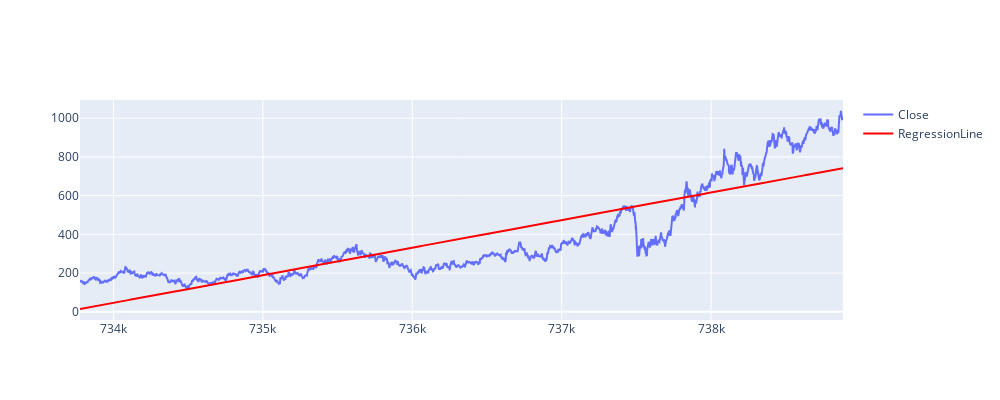

Notebook cell for this chart:
### Markdown cell above
Linear Regression

### Code cell
y = np.array(data['Close'])
X = pd.to_datetime(data['Close'].index).map(dt.datetime.toordinal)
X = np.array(X)
intercept, slope = np.polynomial.polynomial.polyfit(X, y, deg =1)
fig = go.Figure()
fig.add_trace(go.Scatter(x=X,y=y,mode = 'lines',name = 'Close'))
fig.add_trace(go.Scatter(x=X,y=slope*X+intercept, mode = 'lines',line=dict(color='Red'), name= "RegressionLine"))
fig.update_layout(autosize=True,width=1000,height=400)
fig

### Figure 1 — Plotly figure (JSON) as saved in the notebook; plotly's stock layout.template omitted (floating-point values rounded to 4 significant figures; data arrays with more than 128 entries replaced by an {"elided": "..."} marker saying what was removed)
{"data": [{"mode": "lines", "name": "Close", "type": "scatter", "x": {"elided": "3454 int values"}, "y": {"elided": "3454 float values"}}, {"line": {"color": "Red"}, "mode": "lines", "name": "RegressionLine", "type": "scatter", "x": {"elided": "3454 int values"}, "y": {"elided": "3454 float values"}}], "layout": {"autosize": true, "height": 400, "width": 1000, "xaxis": {"autorange": true, "range": [733776, 738883], "type": "linear"}, "yaxis": {"autorange": true, "range": [-42.57, 1094.0], "type": "linear"}}}
